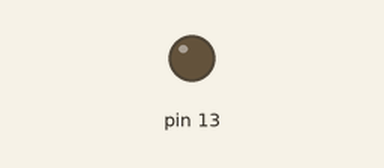
Simulated run of this sketch. Board: Arduino Uno, built with avr-gcc and run on an emulated ATmega328P. Shown: output pins drawn as LEDs (lit = HIGH).

Above: at 1.0 s.
At 2.92 s:
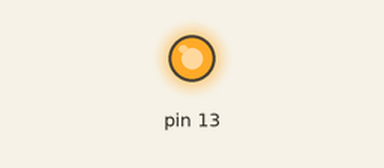
Timing chart, 0 to 3.2 s (numbered marks = the images above):
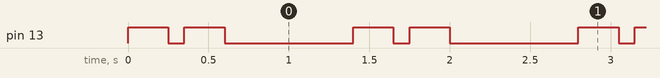

Measured:
- by itself, pin 13: repeats every 1.4 s: LOW 0.10 s, HIGH 0.25 s, LOW 0.80 s, HIGH 0.25 s
- by itself, everything shown: repeats every 1.4 s, in 4 steps

The sketch:

Blink_heartbeat.ino
```cpp
// the setup function runs once when you press reset or power the board

void setup() {
  pinMode(13, OUTPUT);
}

// the loop function runs over and over again forever
void loop() {
  digitalWrite(13, HIGH);   // turn the LED on (HIGH is the voltage level)
  delay(250);                       // wait for a second
  digitalWrite(13, LOW);    // turn the LED off by making the voltage LOW
  delay(100);
  digitalWrite(13, HIGH);   // turn the LED on (HIGH is the voltage level)
  delay(250);                       // wait for a second
  digitalWrite(13, LOW);    // turn the LED off by making the voltage LOW
  delay(800);// wait for a second
}
```
